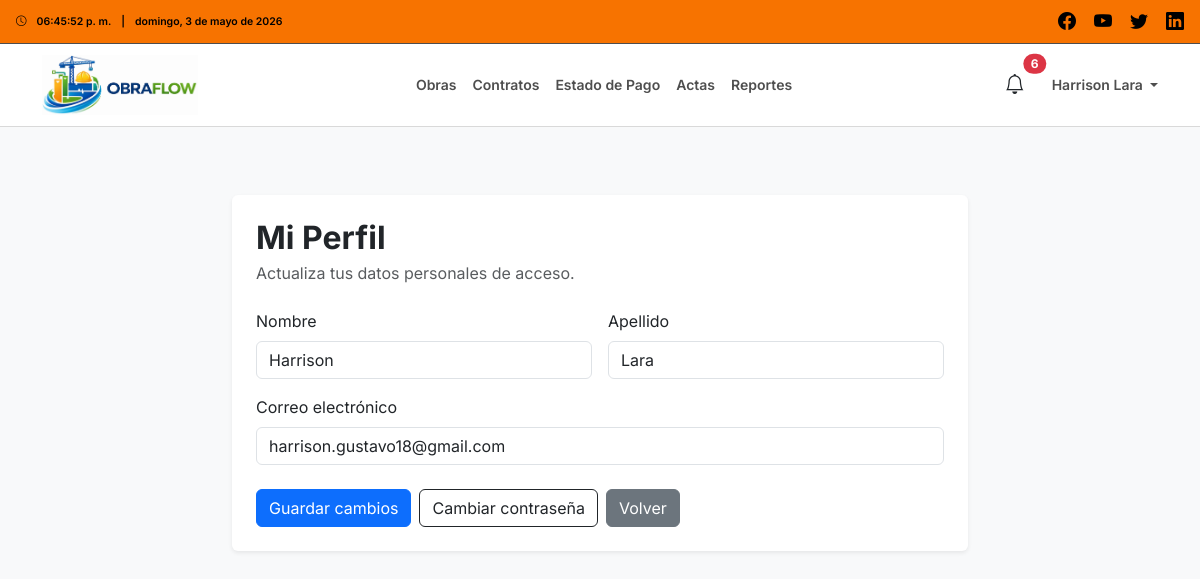
/perfil/ (signed in), run on the app's committed database.
### users/models.py (models this page shows, shortened)
class User(AbstractUser):
    class Roles(models.TextChoices):
        ADMIN = 'ADMIN', 'Administrador'
        INSPECTOR = 'INSPECTOR', 'Inspector'
        CONTRATISTA = 'CONTRATISTA', 'Empresa Contratista'
    role = models.CharField(
        max_length=20,
        choices=Roles.choices,
        default=Roles.CONTRATISTA
    )

### core/views.py (the view)
# urls.py: path('perfil/', perfil_usuario, name='perfil_usuario'),
@login_required(login_url='login')
def perfil_usuario(request):
    if request.method == 'POST':
        form = PerfilUsuarioForm(request.POST, instance=request.user)
        if form.is_valid():
            form.save()
            messages.success(request, 'Tus datos fueron actualizados correctamente.')
            return redirect('perfil_usuario')
    else:
        form = PerfilUsuarioForm(instance=request.user)
    return render(request, 'usuarios/perfil.html', {
        'form': form
    })

### users/forms.py
class PerfilUsuarioForm(forms.ModelForm):
    class Meta:
        model = User
        fields = ['first_name', 'last_name', 'email']
        widgets = {
            'first_name': forms.TextInput(attrs={'class': 'form-control'}),
            'last_name': forms.TextInput(attrs={'class': 'form-control'}),
            'email': forms.EmailInput(attrs={'class': 'form-control'}),
        }

### core/context_processors.py (called while the page is built)
def nombre_usuario(usuario):
    if not usuario:
        return ""
    nombre = f"{getattr(usuario, 'first_name', '')} {getattr(usuario, 'last_name', '')}".strip()
    if nombre:
        return nombre
    return getattr(usuario, 'username', '') or ""

### trabajadores/models.py (called while the page is built)
    @property
    def documentos_completos(self):
        return hasattr(self, 'documentos') and all([
            self.documentos.carnet_identidad,
            self.documentos.certificado_antecedentes,
            self.documentos.contrato_trabajo,
        ])

### templates/usuarios/perfil.html (shortened to what this page needs)
{% extends 'base.html' %}
{% load static %}
{% block content %}
<div class="container mt-4" style="max-width: 760px;">
    <div class="card shadow-sm border-0">
        <div class="card-body p-4">
            <div class="mb-4">
                <h2 class="fw-bold mb-1">Mi Perfil</h2>
                <p class="text-muted mb-0">
                    Actualiza tus datos personales de acceso.
                </p>
            </div>
            <form method="POST">
                <div class="row g-3">
                    <div class="col-md-6">
                        <label class="form-label">Nombre</label>
                        {{ form.first_name }}
                    </div>
                    <div class="col-md-6">
                        <label class="form-label">Apellido</label>
                        {{ form.last_name }}
                    </div>
                    <div class="col-md-12">
                        <label class="form-label">Correo electrónico</label>
                        {{ form.email }}
                    </div>
                </div>
                <div class="mt-4 d-flex gap-2 flex-wrap">
                    <button type="submit" class="btn btn-primary">
                        Guardar cambios
                    </button>
                    <a href="{% url 'cambiar_password' %}" class="btn btn-outline-dark">
                        Cambiar contraseña
                    </a>
                    {% if request.user.role == 'INSPECTOR' %}
                        <a href="{% url 'dashboard_inspector' %}" class="btn btn-secondary">
                            Volver
                        </a>
                    {% else %}
                        <a href="{% url 'dashboard_empresa' %}" class="btn btn-secondary">
                            Volver
                        </a>
                    {% endif %}
                </div>
            </form>
        </div>
    </div>
</div>
{% endblock %}

### templates/partials/navbar_inspector.html (shortened to what this page needs)
{% load static %}
<div class="top-bar-inspector d-flex justify-content-between align-items-center px-3">
    <div class="hora-info d-flex align-items-center flex-nowrap small">
        <i class="bi bi-clock me-2"></i>
        <span id="topbarClockInspector" class="me-2">--:--:--</span>
        <span class="me-2">|</span>
        <span id="topbarDateInspector" class="text-truncate">--</span>
    </div>
    <div class="social-icons">
        <a href="#"><i class="bi bi-facebook"></i></a>
        <a href="#"><i class="bi bi-youtube"></i></a>
        <a href="#"><i class="bi bi-twitter"></i></a>
        <a href="#"><i class="bi bi-linkedin"></i></a>
    </div>
</div>
<nav class="navbar navbar-expand-lg navbar-light navbar-inspector">
    <div class="container">
        <a class="navbar-brand d-flex align-items-center" href="{% url 'dashboard_inspector' %}">
            <img src="{% static 'images/logo_navbar.jpeg' %}" alt="OBRAFLOW" class="logo">
        </a>
        <div class="collapse navbar-collapse" id="navbarNavInspector">
            <ul class="navbar-nav mx-auto">
                <li class="nav-item"><a class="nav-link" href="{% url 'obras' %}">Obras</a></li>
                <li class="nav-item"><a class="nav-link" href="{% url 'contratos' %}">Contratos</a></li>
                <li class="nav-item"><a class="nav-link" href="{% url 'edp' %}">Estado de Pago</a></li>
                <li class="nav-item"><a class="nav-link" href="{% url 'actas' %}">Actas</a></li>
                <li class="nav-item"><a class="nav-link" href="{% url 'reportes_index' %}">Reportes</a></li>
            </ul>
            <div class="nav-icons d-flex align-items-center gap-3">
                <button class="btn btn-link nav-alert-btn position-relative"
                        type="button"
                        data-bs-toggle="offcanvas"
                        data-bs-target="#offcanvasAlertasInspector">
                    <i class="bi bi-bell fs-5"></i>
                    {% if nav_total_alertas > 0 %}
                    <span class="position-absolute top-0 start-100 translate-middle badge rounded-pill bg-danger">
                        {{ nav_total_alertas }}
                    </span>
                    {% endif %}
                </button>
                <div class="dropdown">
                    <a class="nav-link dropdown-toggle"
                       href="#"
                       role="button"
                       data-bs-toggle="dropdown"
                       aria-expanded="false">
                        {% if request.user.first_name %}
                            {{ request.user.first_name }} {{ request.user.last_name }}
                        {% else %}
                            {{ request.user.username }}
                        {% endif %}
                    </a>
                </div>
            </div>
        </div>
    </div>
</nav>

### static/css/styles.css (style rules this page uses)
body { font-family: 'Inter', sans-serif; background-color: #f8f9fa; margin: 0; padding: 0; }
.top-bar-inspector { background-color: #f77300; color: black; font-size: 12px; font-weight: 600; padding: 8px 15px; }
.top-bar-inspector .hora-info, .top-bar-empresa .hora-info { display: flex; align-items: center; gap: 2px; }
.top-bar-inspector .social-icons a, .top-bar-empresa .social-icons a { color: black; font-size: 18px; margin-left: 15px; text-decoration: none; transition: color 0.2s ease-in-out; }
.navbar-inspector { background-color: #ffffff; border-top: 1px solid #4e4e4e; border-bottom: 1px solid #d9d9d9; min-height: 70px; padding-top: 6px; padding-bottom: 6px; }
.logo { height: 100%; max-height: 60px; width: auto; object-fit: contain; display: block; }
.navbar-inspector .nav-link { color: #4e4e4e; font-weight: 600; font-size: 14px; transition: color 0.2s ease-in-out; white-space: nowrap; }
.nav-icons { display: flex; align-items: center; gap: 20px; }
.nav-alert-btn { color: #212529; text-decoration: none; padding: 6px 10px; }

### data on the page
User: user.first_name "Harrison", user.last_name "Lara", first_name "Harrison", last_name "Lara", email "harrison.gustavo18@gmail.com"

### other printed values
{{ nav_total_alertas }} "6"
